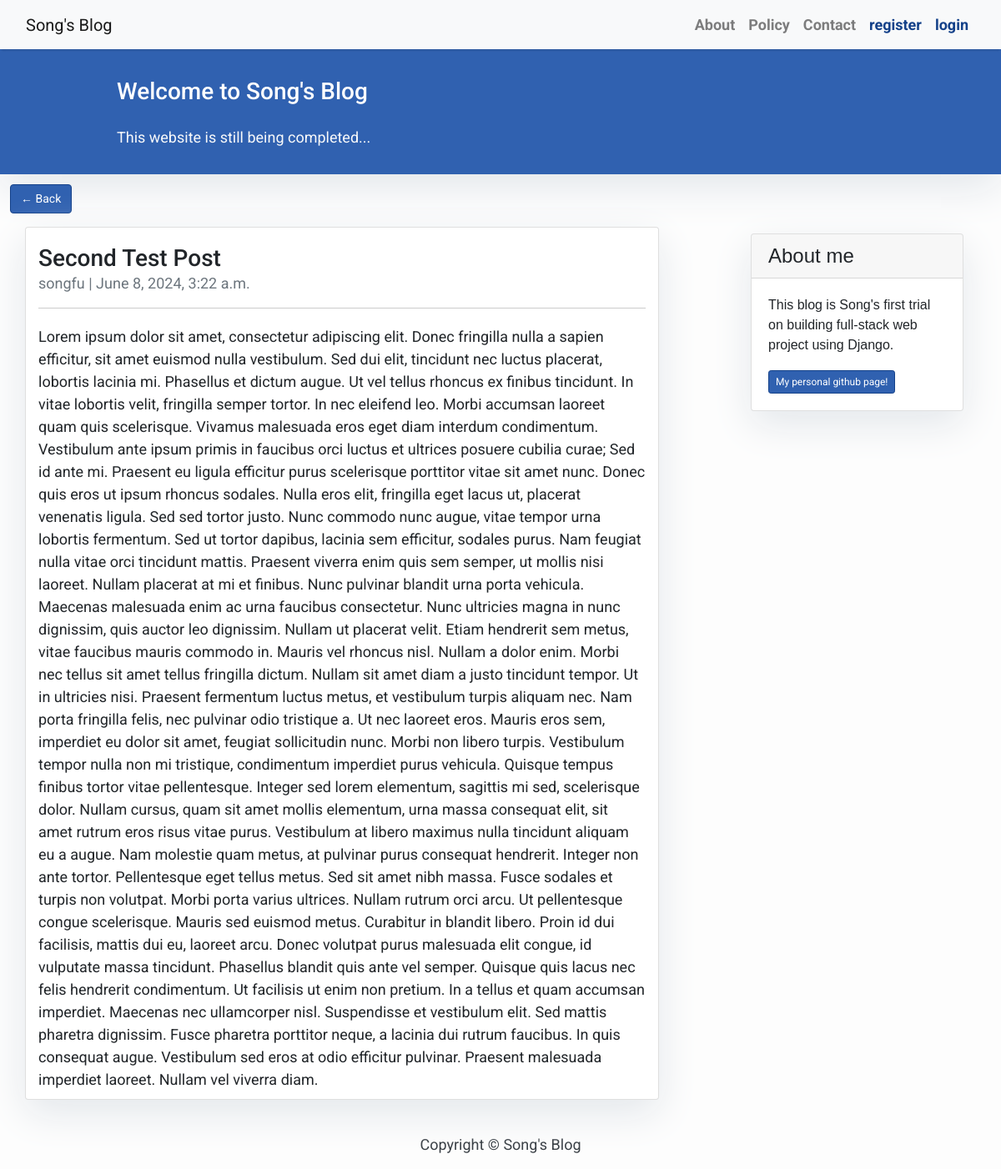
/second-test-post, run on the app's committed database.
### blog/models.py (models this page shows, shortened)
class Post(models.Model):
    title = models.CharField(max_length=200, unique=True)
    slug = models.SlugField(max_length=200, unique=True)
    author = models.ForeignKey(User, on_delete=models.CASCADE, related_name='blog_posts')
    updated_on = models.DateTimeField(auto_now=True)
    content = models.TextField()
    created_on = models.DateTimeField(auto_now_add=True)
    status = models.IntegerField(choices=STATUS, default=0)
    class Meta:
        ordering = ['-created_on']

### blog/views.py (the view)
# urls.py: path('<slug:slug>', views.PostDetail.as_view(), name='post_detail')
class PostDetail(generic.DetailView):
      model = Post
      template_name = 'post_detail.html'

### templates/post_detail.html (shortened to what this page needs)
{% extends "base.html" %}
{% block content %}
<head>
      <header class="masthead masthead-dark">
            <div class="container">
                <div class="row">
                    <div class=" col-md-8 col-md-10 mx-auto">
                        <div class="site-heading">
                            <h3 class=" site-heading my-4 mt-3 text-white"> Welcome to Song's Blog </h3>
                            <p class="text-light">This website is still being completed... &nbsp
                            </p>
                        </div>
                    </div>
                </div>
            </div>
      </header>
      <div class="header">
            <a href="{% url 'home' %}" class="btn btn-normal btn-back">&larr; Back</a>
      </div>
</head>
<body>
      <div class="container">
            <div class="row">
                  <div class="col-md-8 card mb-4 mt-3">
                        <div class="title-container">
                              <h3 class="post-title">{% block title %} {{post.title}} {% endblock title %}</h3>
                        </div>
                        <p class="text-muted"> {{post.author}} | {{post.updated_on}} </p>
                        <hr class="post-divider">
                        <p class="card-text" style="margin-bottom: 10px;"> {{post.content | safe}} </p>
                  </div>
                  {% block sidebar %} {% include "sidebar.html" %} {% endblock sidebar %}
            </div>
      </div>
</body>
{% endblock content %}

### templates/base.html (style rules this page uses)
body { font-family: "Roboto", sans-serif; font-size: 18px; background-color: #fdfdfd; }
.btn-normal { font-size: 17px; color: #fff; background-color: #3061b0; border-color: #144189; width: min-content; height: min-content; }
.masthead { background: #3398E1; height: auto; padding-bottom: 15px; box-shadow: 0 16px 48px #E3E7EB; padding-top: 10px; }
.masthead-dark { background: #3061b0; }
.title-container { text-align: left; margin-top: 20px; }
.post-divider { border: 0; border-top: 1px solid #cccccc; margin-top: 0px; margin-bottom: 20px; }
.post-title { margin: 0; text-align: left; display: inline-block; }
.card { box-shadow: 0 16px 48px #E3E7EB; }
.btn-back { font-size: 14px; margin-top: 12px; margin-left: 12px; }

### templates/post_detail.html (style rules this page uses)
body { font-family: "Roboto", sans-serif; font-size: 18px; background-color: #fdfdfd; }

### data on the page
Post: title "Second Test Post", author "songfu", updated_on "June 8, 2024, 3:22 a.m.", content "Lorem ipsum dolor sit amet, consectetur adipiscing elit. Donec fringilla nulla a sapien efficitur, sit amet euismod nulla vestibulum. Sed dui elit, tincidunt nec luctus placerat, lobortis lacinia mi. Phasellus et dictum augue. Ut vel tellus rhoncus ex finibus tincidunt. In vitae lobortis velit, fringilla semper tortor. In nec eleifend leo. Morbi accumsan laoreet quam quis scelerisque. Vivamus malesuada eros eget diam interdum condimentum. Vestibulum ante ipsum primis in faucibus orci luctus et ultrices posuere cubilia curae; Sed id ante mi. Praesent eu ligula efficitur purus scelerisque porttitor vitae sit amet nunc. Donec quis eros ut ipsum rhoncus sodales. Nulla eros elit, fringilla eget…"
